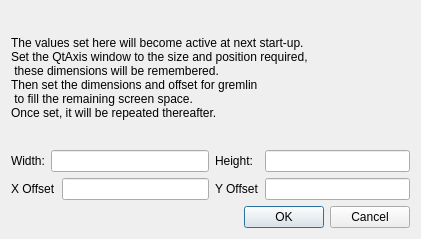
<?xml version="1.0" encoding="UTF-8"?>
<ui version="4.0">
 <class>gremlinDlg</class>
 <widget class="QDialog" name="gremlinDlg">
  <property name="geometry">
   <rect>
    <x>0</x>
    <y>0</y>
    <width>421</width>
    <height>239</height>
   </rect>
  </property>
  <property name="windowTitle">
   <string>Gremlin Sizing</string>
  </property>
  <layout class="QGridLayout" name="gridLayout_3">
   <item row="0" column="0">
    <layout class="QGridLayout" name="gridLayout_2">
     <item row="0" column="0">
      <widget class="QLabel" name="label_5">
       <property name="text">
        <string>The values set here will become active at next start-up.
Set the QtAxis window to the size and position required,
 these dimensions will be remembered.
Then set the dimensions and offset for gremlin
 to fill the remaining screen space.
Once set, it will be repeated thereafter.</string>
       </property>
      </widget>
     </item>
     <item row="1" column="0">
      <layout class="QGridLayout" name="gridLayout">
       <item row="0" column="0">
        <widget class="QLabel" name="label">
         <property name="text">
          <string>Width:</string>
         </property>
        </widget>
       </item>
       <item row="0" column="1" colspan="2">
        <widget class="QLineEdit" name="leWidth"/>
       </item>
       <item row="0" column="3">
        <widget class="QLabel" name="label_2">
         <property name="text">
          <string>Height:</string>
         </property>
        </widget>
       </item>
       <item row="0" column="4">
        <widget class="QLineEdit" name="leHeight"/>
       </item>
       <item row="1" column="0" colspan="2">
        <widget class="QLabel" name="label_3">
         <property name="text">
          <string>X Offset</string>
         </property>
        </widget>
       </item>
       <item row="1" column="2">
        <widget class="QLineEdit" name="leXoffset"/>
       </item>
       <item row="1" column="3">
        <widget class="QLabel" name="label_4">
         <property name="text">
          <string>Y Offset</string>
         </property>
        </widget>
       </item>
       <item row="1" column="4">
        <widget class="QLineEdit" name="leYoffset"/>
       </item>
       <item row="2" column="0" colspan="3">
        <spacer name="horizontalSpacer">
         <property name="orientation">
          <enum>Qt::Horizontal</enum>
         </property>
         <property name="sizeHint" stdset="0">
          <size>
           <width>198</width>
           <height>20</height>
          </size>
         </property>
        </spacer>
       </item>
       <item row="2" column="3" colspan="2">
        <widget class="QDialogButtonBox" name="buttonBox">
         <property name="orientation">
          <enum>Qt::Horizontal</enum>
         </property>
         <property name="standardButtons">
          <set>QDialogButtonBox::Cancel|QDialogButtonBox::Ok</set>
         </property>
        </widget>
       </item>
      </layout>
     </item>
    </layout>
   </item>
  </layout>
 </widget>
 <resources/>
 <connections>
  <connection>
   <sender>buttonBox</sender>
   <signal>rejected()</signal>
   <receiver>gremlinDlg</receiver>
   <slot>reject()</slot>
   <hints>
    <hint type="sourcelabel">
     <x>316</x>
     <y>260</y>
    </hint>
    <hint type="destinationlabel">
     <x>286</x>
     <y>274</y>
    </hint>
   </hints>
  </connection>
 </connections>
</ui>
